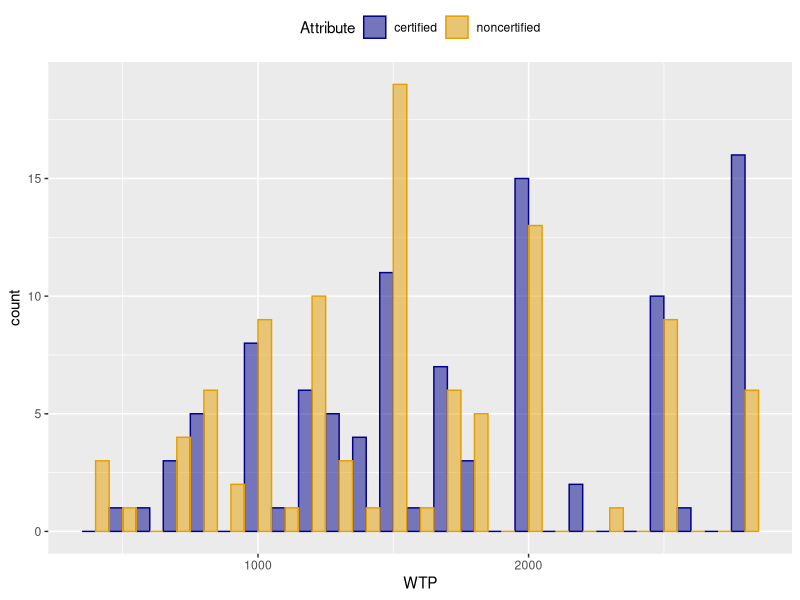
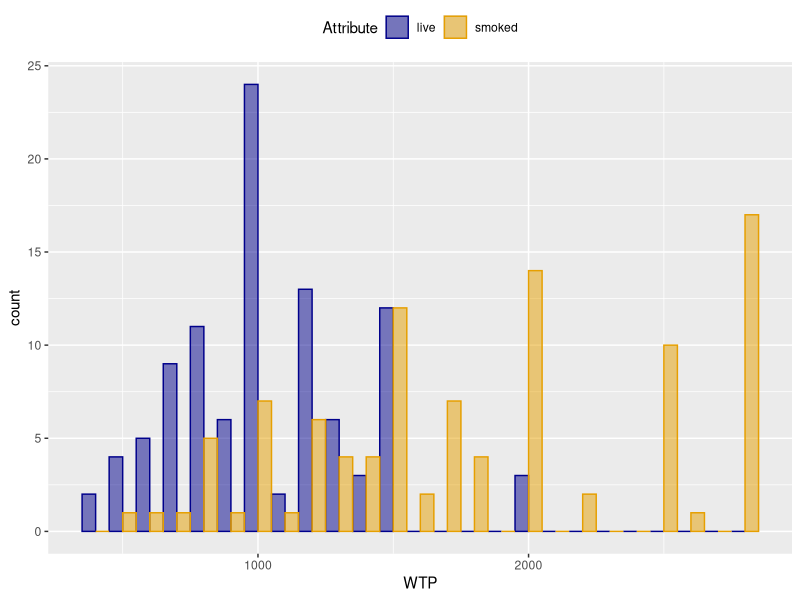
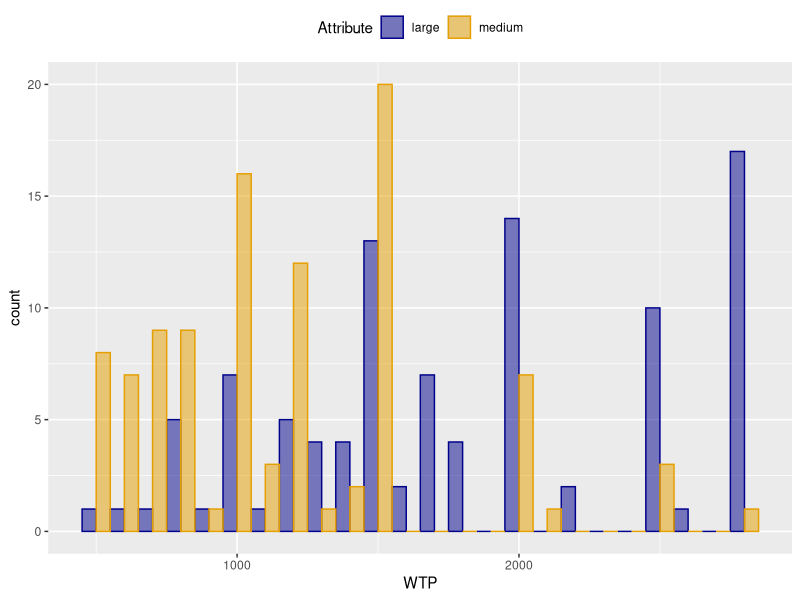
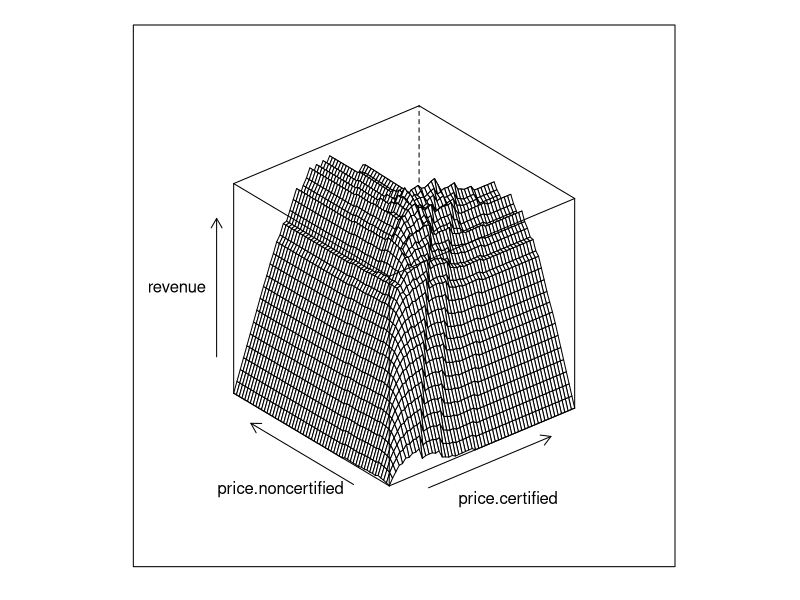

Write R code to recreate these figures, in order.
## 1. loading libraries and data ----
library(ggplot2)
library(lattice)
library(nloptr)
library(lpSolve)
CatFish <- read.csv('CatFish.csv')

## 2. data preprocessing ----
# specify no. of survey respondents and products
n1 <- max(CatFish$consumer_id)
n2 <- max(CatFish$product_id)
# specify product names
product.name <- c("Non-certified, live, large",
                  "Certified, smoked, large",  
                  "Certified, live, large",    
                  "Non-certified, live, medium",  
                  "Non-certified, smoked, large", 
                  "Certified, live, medium",      
                  "Non-certified, smoked, medium",
                  "Certified, smoked, medium")
CatFish <- CatFish[,c(1,3,4)]
# check data
# table(complete.cases(CatFish))
# str(CatFish)
# construct a WTP matrix
wtp <- data.frame(matrix(rep(0,n1*n2), nrow = n1, ncol = n2))
for(i in 1:n1){
    for(j in 1:n2){
        wtp[i,j] <- CatFish[(CatFish$consumer_id==i)&(CatFish$fish_product==product.name[j]),3]
    }
}
colnames(wtp) <- product.name
# calculate max WTPs
wtp$certified <- apply(wtp[,c(2,3,6,8)],1,max)
wtp$noncertified <- apply(wtp[,c(1,4,5,7)],1,max)
wtp$live <- apply(wtp[,c(1,3,4,6)],1,max)
wtp$smoked <- apply(wtp[,c(2,5,7,8)],1,max)
wtp$large <- apply(wtp[,c(1,2,3,5)],1,max)
wtp$medium <- apply(wtp[,c(4,6,7,8)],1,max)
wtp$max <- apply(wtp[,c(1:8)],1,max)

## plot WTPs ----
hist1 <- data.frame(Attribute = c(rep('certified',n1),rep('noncertified',n1)),
                    WTP = c(wtp$certified, wtp$noncertified))
hist2 <- data.frame(Attribute = c(rep('smoked',n1),rep('live',n1)),
                    WTP = c(wtp$smoked, wtp$live))
hist3 <- data.frame(Attribute = c(rep('large',n1),rep('medium',n1)),
                    WTP = c(wtp$large, wtp$medium))
# compare WTPs between certified and noncertified
ggplot(hist1, aes(x = WTP, color = Attribute, fill = Attribute)) +
    geom_histogram(binwidth = 100, position = "dodge", alpha = 0.5) +
    theme(legend.position = "top") +
    scale_color_manual(values = c("darkblue", "#E69F00")) +
    scale_fill_manual(values=c("darkblue", "#E69F00"))
# compare WTPs between live and smoked
ggplot(hist2, aes(x = WTP, color = Attribute, fill = Attribute)) +
    geom_histogram(binwidth = 100, position = "dodge", alpha = 0.5) +
    theme(legend.position = "top") +
    scale_color_manual(values = c("darkblue", "#E69F00")) +
    scale_fill_manual(values=c("darkblue", "#E69F00"))
# compare WTPs between large and medium
ggplot(hist3, aes(x = WTP, color = Attribute, fill = Attribute)) +
    geom_histogram(binwidth = 100, position = "dodge", alpha = 0.5) +
    theme(legend.position = "top") +
    scale_color_manual(values = c("darkblue", "#E69F00")) +
    scale_fill_manual(values=c("darkblue", "#E69F00"))

## 3. set certified/noncertified prices ----
# using non-parametric estimate to search prices from 50 to 2850 with an increment of 50
price.start <- 50
price.end <- 2850
increment <- 50
# prices
price.c <- seq(price.start, price.end, by = increment)
price.nc <- seq(price.start, price.end, by = increment)
price.points <- (price.end - price.start)/increment + 1   # = 57
# total no. of price combinations = 57^2
n.comb <- price.points^2   

# get WTPs for certified/noncertified from survey data
wtp.c <- wtp$certified
wtp.nc <- wtp$noncertified
# uncomment below to calculate the other attributes
# wtp.c <- wtp$large
# wtp.nc <- wtp$medium
# wtp.c <- wtp$smoked
# wtp.nc <- wtp$live

# compute surplus
surplus.c <- matrix(0, n1, price.points)
surplus.nc <- matrix(0, n1, price.points)
for(i in 1:price.points){
    surplus.c[,i] <- wtp.c - price.c[i]
    surplus.nc[,i] <- wtp.nc - price.nc[i]
}

# create a data.frame to record price for each combination with no. of clients who would choose which attribute
index <- 1:n.comb   # column1: index
price.certified <- rep(0, n.comb)   # column2: prices for certified
price.noncertified <- rep(0, n.comb)   # column3: prices for noncertified
demand.certified <- rep(0, n.comb)   # column4: clients who would buy certified
demand.noncertified <- rep(0, n.comb)   # column5: clients who would buy noncertified
for(i in 1:price.points){
    for(j in 1:price.points){
        idx <- (i-1)*price.points+j
        price.certified[idx] <- price.c[i]
        price.noncertified[idx] <- price.nc[j]
        demand.certified[idx] <- sum((surplus.c[,i]>surplus.nc[,j]) *
                                       (surplus.c[,i]>=0))
        demand.noncertified[idx] <- sum((surplus.nc[,j]>=surplus.c[,i]) *
                                    (surplus.nc[,j]>=0))
    }
}
df.comb <- data.frame(index, 
                      price.certified, price.noncertified, 
                      demand.certified, demand.noncertified)

# visualize revenue as a function of different prices ----
df.comb$revenue <- df.comb$price.certified * df.comb$demand.certified + 
    df.comb$price.noncertified * df.comb$demand.noncertified

# visualize revenue as a function of certified and noncertified prices
df.comb.certified <- df.comb
#trellis.par.set("axis.line",list(col=NA,lty=1,lwd=1))
plot.3d1 <- wireframe(revenue ~ price.certified * price.noncertified, 
                      data = df.comb.certified,
                      shade = FALSE, #scales = list(arrows = FALSE),
                      perspective = FALSE,
                      xlab = 'price.certified', ylab = 'price.noncertified')
plot.3d1

# uncomment for the other two attributes
# visualize revenue as a function of large and medium prices
# df.comb.large <- df.comb
# plot.3d2 <- wireframe(revenue ~ price.certified * price.noncertified,
#                       data = df.comb.large,
#                       shade = FALSE, #scales = list(arrows = FALSE),
#                       perspective = FALSE,
#                       
#                       xlab = 'price.large', ylab = 'price.medium')
# plot.3d2

# visualize revenue as a function of smoked and live prices
# df.comb.smoked <- df.comb
# plot.3d3 <- wireframe(revenue ~ price.certified * price.noncertified,
#                       data = df.comb.smoked,
#                       shade = FALSE, #scales = list(arrows = FALSE),
#                       perspective = FALSE,
#                       xlab = 'price.smoked', ylab = 'price.live')
# plot.3d3

# use "nloptr" to find optimal revenue by optimization ----
# run regression for certified/noncertified demands
fit.c <- lm(demand.certified ~ price.certified + price.noncertified, 
            data = df.comb)  # for certified demand
#summary(fit.c)
#coef(fit.c)
fit.nc <- lm(demand.noncertified ~ price.certified + price.noncertified, 
             data = df.comb)  # for noncertified demand
# define objective function
eval_f <- function(x){
    price.certified <- x[1]
    price.noncertified <- x[2]
    pred.c <- predict(fit.c, data.frame(price.certified, price.noncertified)) 
    pred.nc <- predict(fit.nc, data.frame(price.certified, price.noncertified))
    demand.c <- max(0, pred.c)
    demand.nc <- max(0, pred.nc)
    revenue <- price.certified * demand.c + price.noncertified * demand.nc
    obj.func <- -revenue
    return(obj.func)
}
# define inequality constraints
eval_g_ineq <- function(x){
    price.certified <- x[1]
    price.noncertified <- x[2]
    pred.c <- predict(fit.c, data.frame(price.certified, price.noncertified)) 
    pred.nc <- predict(fit.nc, data.frame(price.certified, price.noncertified))
    demand.c <- max(0, pred.c)
    demand.nc <- max(0, pred.nc)
    constraint <- c(-demand.c,
                    -demand.nc,
                    x[2] - x[1])   # assume noncertified<=certified
    return(constraint)
}
# initial values
x0 <- c(1500,1500) 
# lower and upper bounds of control
lb <- c(50,50)
ub <- c(2850,2850)
# options
opts <- list('algorithm' = 'NLOPT_LN_COBYLA',
             'xtol_rel'  = 1.0e-9,
             'maxeval'   = 1000)
# solve the optimization problem
result <- nloptr(x0 = x0, eval_f = eval_f, lb = lb, ub = ub,
                 eval_g_ineq = eval_g_ineq, opts = opts)

# get results for certified/noncertified prices
price.opt.certified <- result$solution
revenue.opt.certified <- -result$objective
# print(paste('Optimal certified price is:', round(price.opt.certified[1],2)))
# print(paste('Optimal noncertified price is:', round(price.opt.certified[2],2)))
# print(paste('Optimal revenue is:', round(revenue.opt.certified,2)))

# uncomment for the other two attributes
# get results for large/medium prices
# price.opt.large <- result$solution
# revenue.opt.large <- -result$objective
# print(paste('Optimal large price is:', round(price.opt.large[1],2)))
# print(paste('Optimal medium price is:', round(price.opt.large[2],2)))
# print(paste('Optimal revenue is:', round(revenue.opt.large,2)))

# get results for smoked/live prices
# price.opt.smoked <- result$solution
# revenue.opt.smoked <- -result$objective
# print(paste('Optimal smoked price is:', round(price.opt.smoked[1],2)))
# print(paste('Optimal live price is:', round(price.opt.smoked[2],2)))
# print(paste('Optimal revenue is:', round(revenue.opt.smoked,2)))

## 4. use MNL demand model to estimate price/demand relationship ----
# calculate parameter estimates for MNL model
wtp.mean <- apply(wtp[1:8], 2, mean)   # average WTPs across 8 products
wtp.var <- apply(wtp[1:8], 2, var)   # variances across 8 products
wtp.var.mean <- mean(wtp.var)
# prepare parameters for MNL model
util <- wtp.mean   # u_j - gross utilities
mu <- sqrt(wtp.var.mean*6)/pi   # mu - shape parameter
# initialize parameters
n3 <- 3   # set 3 prices for each product
price.diff <- 100   # set a price difference
wtp.median <- apply(wtp[1:8], 2, median)   # median of WTPs across 8 products
price.assort <- matrix(rep(0,n3*n2), n2, n3)   # total number of prices to set=n2*n3
attract <- matrix(rep(0,n3*n2), n2, n3)   # attraction values matrix
prob <- matrix(rep(0,n3*n2), n2, n3)   # probabilities matrix
# set prices for 8 products
for(i in 1:n2){
    price.assort[i,1] <- wtp.median[i] - price.diff
    price.assort[i,2] <- wtp.median[i]
    price.assort[i,3] <- wtp.median[i] + price.diff
}
# compute attraction values
for(i in 1:n2){
    attract[i,] <- exp((util[i] - price.assort[i,]) / mu)    #v_j - attraction values
}
# stack matrix to one column (price & attraction value for each alternative)
p <- c(price.assort[1,], price.assort[2,], price.assort[3,], price.assort[4,],
       price.assort[5,], price.assort[6,], price.assort[7,], price.assort[8,])
v <- c(attract[1,], attract[2,], attract[3,], attract[4,],
       attract[5,], attract[6,], attract[7,], attract[8,])

## 5. joint pricing and assortment optimization ----
# maximum assortment size 
size <- 8
# number of alternatives
n <- n3*n2
# attraction value for no purchase
v0 <- 1
# normalize attraction values (to have sum = 1)
v <- v / (sum(v) + v0)
# obtain 2 parameters for Markov Chain Choice model
a <- v   # a_i - first choice probabilities
b <- matrix(0, n, n)   # b_ij - the transition matrix
for (i in 1:n){
    for (j in 1:n){
        if(i != j) b[i,j] = v[j] / (1 - v[i])
    }
}

# construct LP to obtain optimal assortment ----
# objective function
obj.func <- c(p, rep(0, n), rep(0, n))

# balance equations
lhs11 <- diag(1, n, n)
lhs12 <- diag(1, n, n) - t(b)
lhs13 <- diag(0, n, n)
lhs1 <- cbind(lhs11, lhs12, lhs13)
# link indicator variables to purchase probabilities
lhs21 <- -diag(1, n, n)
lhs22 <- diag(0, n, n)
lhs23 <- diag(1, n, n)
lhs2 <- cbind(lhs21, lhs22, lhs23)
# cardinality
lhs31 <- rep(0, n)
lhs32 <- rep(0, n)
lhs33 <- rep(1, n)
lhs3 <- c(lhs31, lhs32, lhs33)
# pick at most 1 among subsets
lhs41 <- matrix(rep(0, n2*n), n2, n)
lhs42 <- matrix(rep(0, n2*n), n2, n)
lhs43 <- matrix(c(c(rep(1,3), rep(0,21)),
                  c(rep(0,3), rep(1,3), rep(0,18)),
                  c(rep(0,6), rep(1,3), rep(0,15)),
                  c(rep(0,9), rep(1,3), rep(0,12)),
                  c(rep(0,12), rep(1,3), rep(0,9)),
                  c(rep(0,15), rep(1,3), rep(0,6)),
                  c(rep(0,18), rep(1,3), rep(0,3)),
                  c(rep(0,21), rep(1,3))), nrow = n2, ncol = n, byrow = TRUE)
lhs4 <- cbind(lhs41, lhs42, lhs43)

const <- rbind(lhs1, lhs2, lhs3, lhs4)

# constraints - right hand side
rhs1 <- a
rhs2 <- rep(0, n)
rhs3 <- size
rhs4 <- rep(1, n2)
rhs <- c(rhs1, rhs2, rhs3, rhs4)

# constraint directions
dir1 <- rep('=', n)
dir2 <- rep('>=', n)
dir3 <- '='   # if must contain 8 products, set as '='; if maximum, set as '<='
dir4 <- rep('<=', n2)
const.dir <- c(dir1, dir2, dir3, dir4)
# binary variables (declare their indices)
binary.index <- (2*n + 1):(3*n)

# solve LP
lp1 <- lp('max', obj.func, 
          const, const.dir, rhs, 
          binary.vec = binary.index,
          compute.sens = TRUE)   # sensitivity
# optimal values for decision variable
lp1$solution
# optimal value for objective function
lp1$objval

# print optimal assortment
assort.best <- which(lp1$solution[1:n] > 0)
assort.best   # The optimal assortment
# print(paste0('The optimal expected revenue is:', round(lp1$objval*100, 3)))

## 6. markdown pricing ----
options(digits = 2) 
# initial WTP for 2 products which are chosen in the assortment
wtp1 <- wtp$'Certified, smoked, large'   # Certified, smoked, large
wtp2 <- wtp$'Non-certified, smoked, large'   # Non-certified, smoked, large
# inventory level
inv <- c(300,300)
# number of days to sell
day <- 5
# assume mean decrease in WTPs by day
wtp.decrease <- 50
# salvage price
price.salvage <- c(300,200)

# WTPs for all the days
wtp.md1 <- matrix(rep(0,n1*day), nrow = n1, ncol = day)
wtp.md2 <- matrix(rep(0,n1*day), nrow = n1, ncol = day)
for (i in 1:day){
    wtp.md1[,i] <- wtp1 - wtp.decrease * (i - 1)
    wtp.md2[,i] <- wtp2 - wtp.decrease * (i - 1)
}

# scenario1: a single price throughout the horizon ----
eval_f <- function(x){
    x <- round(x,0)
    price1 <- x[1]   # a single price for product1: Certified, smoked, large
    price2 <- x[2]   # a single price for product2: Non-certified, smoked, large
    # initialize demand vector
    d1 <- rep(0,day)
    d2 <- rep(0,day)
    surplus1 <- matrix(rep(0,n1*day), nrow = n1, ncol = day)
    surplus2 <- matrix(rep(0,n1*day), nrow = n1, ncol = day)
    for (i in 1:day){
        surplus1[,i] <- wtp.md1[,i] - price1
        surplus2[,i] <- wtp.md2[,i] - price2
        d1[i] <- sum(surplus1[,i] >= 0)
        d2[i] <- sum(surplus2[,i] >= 0)
    }
    # salvage 
    salvage1 <- inv[1] - sum(d1)
    salvage2 <- inv[2] - sum(d2)
    # expected revenue
    revenue <- price1*sum(d1) + price.salvage[1]*salvage1 + 
        price2*sum(d2) + price.salvage[2]*salvage2
    # set objective function
    obj.func <- -revenue
    return(obj.func)
}
eval_g_ineq <- function(x){
    x <- round(x,0)
    price1 <- x[1]   # a single price for product1: Certified, smoked, large
    price2 <- x[2]   # a single price for product2: Non-certified, smoked, large
    # initialize demand vector
    d1 <- rep(0,day)
    d2 <- rep(0,day)
    surplus1 <- matrix(rep(0,n1*day), nrow = n1, ncol = day)
    surplus2 <- matrix(rep(0,n1*day), nrow = n1, ncol = day)
    for (i in 1:day){
        surplus1[,i] <- wtp.md1[,i] - price1
        surplus2[,i] <- wtp.md2[,i] - price2
        d1[i] <- sum(surplus1[,i] >= 0)
        d2[i] <- sum(surplus2[,i] >= 0)
    }
    # salvage 
    salvage1 <- inv[1] - sum(d1)
    salvage2 <- inv[2] - sum(d2)
    # enforce constraints
    constraint <- c(-salvage1,   # salvage>=0
                    -salvage2,
                    -d1,   # demand>=0
                    -d2)
    return(constraint)
}
# initial values
x0 <- c(1000,1000)
# lower and upper bounds of control
lb <- price.salvage
ub <- c(2850,2850)
# options
opts <- list( "algorithm" = "NLOPT_LN_COBYLA",
              "xtol_rel"  = 1.0e-9,
              "maxeval"   = 1000)
result.single <- nloptr(x0=x0, eval_f=eval_f, lb=lb, ub=ub,
                        eval_g_ineq=eval_g_ineq, opts=opts)
price.opt.single <- result.single$solution
revenue.opt.single <- - result.single$objective

# scenario2: optimal pricing markdown strategy ----
eval_f <- function(x){
    x <- round(x,0)
    price1 <- x[1:day]   # md prices for product1: Certified, smoked, large
    price2 <- x[(day+1):(day*2)]   # md prices for product2: Non-certified, smoked, large
    # initialize demand vector
    d1 <- rep(0,day)
    d2 <- rep(0,day)
    surplus1 <- matrix(rep(0,n1*day), nrow = n1, ncol = day)
    surplus2 <- matrix(rep(0,n1*day), nrow = n1, ncol = day)
    for (i in 1:day){
        surplus1[,i] <- wtp.md1[,i] - price1[i]
        surplus2[,i] <- wtp.md2[,i] - price2[i]
        d1[i] <- sum(surplus1[,i] >= 0)
        d2[i] <- sum(surplus2[,i] >= 0)
    }
    # salvage 
    salvage1 <- inv[1] - sum(d1)
    salvage2 <- inv[2] - sum(d2)
    # expected revenue
    revenue <- sum(price1*d1) + price.salvage[1]*salvage1 + 
        sum(price2*d2) + price.salvage[2]*salvage2
    # set objective function
    obj.func <- -revenue
    return(obj.func)
}
eval_g_ineq <- function(x){
    x <- round(x,0)
    price1 <- x[1:day]   # md prices for product1: Certified, smoked, large
    price2 <- x[(day+1):(day*2)]   # md prices for product2: Non-certified, smoked, large
    # initialize demand vector
    d1 <- rep(0,day)
    d2 <- rep(0,day)
    surplus1 <- matrix(rep(0,n1*day), nrow = n1, ncol = day)
    surplus2 <- matrix(rep(0,n1*day), nrow = n1, ncol = day)
    for (i in 1:day){
        surplus1[,i] <- wtp.md1[,i] - price1[i]
        surplus2[,i] <- wtp.md2[,i] - price2[i]
        d1[i] <- sum(surplus1[,i] >= 0)
        d2[i] <- sum(surplus2[,i] >= 0)
    }
    # salvage 
    salvage1 <- inv[1] - sum(d1)
    salvage2 <- inv[2] - sum(d2)
    # enforce constraints
    constraint <- c(-salvage1,   # salvage>=0
                    -salvage2,
                    -d1,   # demand>=0
                    -d2,
                    diff(price1),
                    diff(price2))
    return(constraint)
}
# initial values
x0 <- c(rep(1000,day), rep(1000,day))
# lower and upper bounds of control
lb <- c(rep(price.salvage[1],day), rep(price.salvage[2],day))
ub <- c(rep(2850,day), rep(2850,day))
# options
opts <- list( "algorithm" = "NLOPT_LN_COBYLA",
              "xtol_rel"  = 1.0e-9,
              "maxeval"   = 1000)
result.md <- nloptr(x0=x0, eval_f=eval_f, lb=lb, ub=ub,
                    eval_g_ineq=eval_g_ineq, opts=opts)
price.opt.md <- result.md$solution
revenue.opt.md <- - result.md$objective
